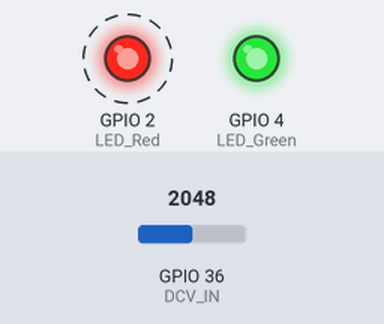
Simulated run of this sketch. Board: ESP32. Parts: output pins drawn as LEDs (lit = HIGH). Dashed ring = blinking. The test bench sets the inputs (shaded band); at power-on: GPIO 36 (DCV_IN) = 2048. What the sketch prints to the serial monitor is not drawn.

Above: at 0.8 s.
Timing chart, 0 to 3.3 s (numbered marks = the images above):
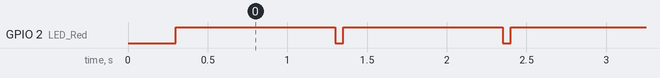

Measured:
- by itself, GPIO 2 (LED_Red): alternates HIGH for 1.0 s and LOW for 0.05 s

The sketch:

PVIM-1_Test_Code_DCV_IN_Voltage.ino
```cpp
/*
  Dave Williams, DitroniX 2019-2023 (ditronix.net)
  PVIM-1 AD7606 Precision Voltage IoT Monitor v1.0
  Features include ESP32 PVIM AD7606 16bit 200 kHz 8 Channel Isolated Differential ADC DAS EEPROM Precision Voltage GPIO I2C OLED SMPS D1 USB
  PCA 1.2304.101 - Test Code Firmware v1 - 25th April 2023

  Simplified Board Bring Up Test - I2C Bus Scanner and EEPROM Basic Test (Output sent to the Serial Print - ONLY ON BOOT! Press RESET to REFRESH)

  Remember!
  Set the BOARD to ESP32, 'WEMOS D1 MINI ESP32' DEV Module (or similar).
  You may set the BAUD rate to 921600 to speed up flashing.
  The SDK does NOT need external power to flash.  It will take Power from the USB 5V.

  Note: In the default state, upon first power up and during reset, the Green LED may be partially lit. Once programmed and the GPIO defined, the Green LED will go off after power up.

  This test code is OPEN SOURCE and formatted for easier viewing.  Although is is not intended for real world use, it may be freely used, or modified as needed.
  It is distributed on an "AS IS" BASIS, WITHOUT WARRANTIES OR CONDITIONS OF ANY KIND, either express or implied.

  Further information, details and examples can be found on our website wiki pages ditronix.net/wiki and github.com/DitroniX.  Other project information https://www.hackster.io/ditronix
*/

// Libraries
#include <driver/adc.h>

// ****************  VARIABLES / DEFINES / STATIC ****************

// Constants
const int LoopDelay = 1; // Loop Delay in Seconds

// Variables
float ADC_Voltage;
float ADC_Constant;

// **************** OUTPUTS ****************
#define LED_Red 2 // Red LED
#define LED_Green 4 // Green LED

// **************** INPUTS ****************
#define DCV_IN 36 //GPIO 36 (Analog VP / ADC 1 CH0)

// **************** SETUP ****************
void setup() {

  // Stabalise
  delay(250);

  // Initialise UART:
  Serial.begin(115200, SERIAL_8N1);  //115200
  while (!Serial);
  Serial.println("");

  // LEDs
  pinMode(LED_Red, OUTPUT);
  pinMode(LED_Green, OUTPUT);

  // LEDs Default Off State
  digitalWrite(LED_Red, HIGH);
  digitalWrite(LED_Green, HIGH);

}

// **************** LOOP ****************
void loop() {

  // ESP32 ADC 12-Bit SAR (Successive Approximation Register)
  // Conversion resolution 0 - 4095 (4096)
  // You may need to calibrate as needed.

  ADC_Constant = 31.340; // Value to be finalised.  Adjust as needed for calibration of VDC_IN.
  ADC_Voltage  = (analogRead(DCV_IN) * ADC_Constant) / 4095;

  // Update the display
  Serial.print(ADC_Voltage);
  Serial.println(" V DCV_IN");

  // Heatbeat LED
  digitalWrite(LED_Red, LOW);
  delay(50);
  digitalWrite(LED_Red, HIGH);

  // Loop Delay
  delay(LoopDelay * 1000);

}
```
